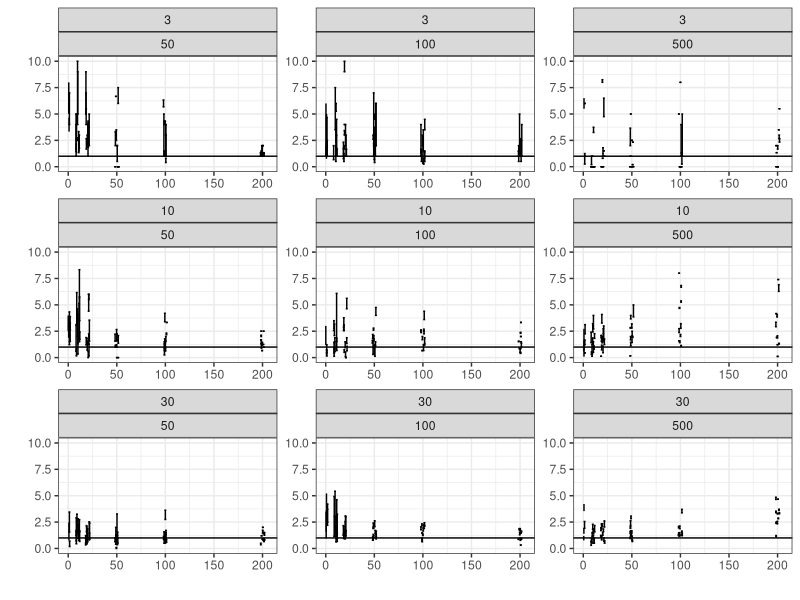

Write the R code that produced this figure.
library(ggplot2)

dat_raw <- read.table('compiled_data.txt', head = T, as.is = T)

#dat_raw$error_min <- (dat_raw$min_t - dat_raw$sim_t) / dat_raw$sim_t
#dat_raw$error_max <- (dat_raw$max_t - dat_raw$sim_t) / dat_raw$sim_t

dat_raw$error_min <- dat_raw$min_t / dat_raw$sim_t
dat_raw$error_max <- dat_raw$max_t / dat_raw$sim_t


dat1.1 <- dat_raw
dat1.1$ntax <- factor(dat1.1$ntax)
dat1.1$slen <- factor(dat1.1$slen)

#plot1.1 <- ggplot(dat1.1, aes(x = jitter(sim_t), y = ((error_max - error_min) / 2) + error_min)) + geom_errorbar(aes(ymin = error_min , ymax = error_max), width = 0.5) + xlab('Simulated number of transitions') + ylab('Estimated number of transitions') + geom_abline(intercept = 1, slope = 0)  + xlim(0, 30) + facet_wrap(~slen + ntax, ncol = 3) + ggtitle('Estimated vs. simulated number of transitions \n(Sequence length, number of taxa)') + theme_bw() + ylim(0, 5)

plot1.1 <- ggplot(dat1.1, aes(x = jitter(exp_t), y = sim_t)) + geom_point() + facet_wrap(~ntax, ncol = 3)

#+ geom_errorbar(aes(ymin = error_min , ymax = error_max), width = 0.5) + xlab('Simulated number of transitions') + ylab('Estimated number of transitions') + geom_abline(intercept = 1, slope = 0)  + xlim(0, 30) + facet_wrap(~slen + ntax, ncol = 3) + ggtitle('Estimated vs. simulated number of transitions \n(Sequence length, number of taxa)') + theme_bw() + ylim(0, 5)


#print(plot1.1)

#stop('dechire')

#####

dat1.2 <- dat_raw
dat1.2$ntax <- factor(dat1.2$ntax)
dat1.2$slen[dat1.2$slen == 1000] <- dat1.2$slen[dat1.2$slen == 1000] - 800
dat1.2$exp_t <- factor(dat1.2$exp_t)
dat1.2$slen <- jitter(dat1.2$slen, amount = 2)

#plot1.2 <- ggplot(dat1.2, aes(x = slen, y =  ((error_max - error_min) / 2) + error_min)) + geom_errorbar(aes(ymin = error_min, ymax = error_max), width = 4) + xlim(0, 205) + facet_wrap(~exp_t + ntax, scales = 'free') + ylim(-2, 10) + ylab('Error in estimated number of transitions (Esitimated / simulated)') + xlab('Sequence length') + ggtitle('Errors in estimates vs. sequence length \n(Expected transitions, number of taxa)') + theme(axis.ticks = element_blank(), axis.text.x = element_blank()) + theme_bw() + geom_abline(intercept = 1, slope = 0)

plot1.2 <- ggplot(dat1.2, aes(x = slen, y =  ((error_max - error_min) / 2) + error_min)) + geom_errorbar(aes(ymin = error_min, ymax = error_max, width = 2)) + xlim(0, 205) + facet_wrap(~exp_t + ntax, scales = 'free')+ xlab('') + theme(axis.ticks = element_blank(), axis.text.x = element_blank()) + theme_bw() + geom_abline(intercept = 1, slope = 0) + ylab ('') + ylim(0, 10)


pdf(file = 'Fig1.pdf', useDingbats = F, width = 12, height = )
print(plot1.2)
dev.off()
